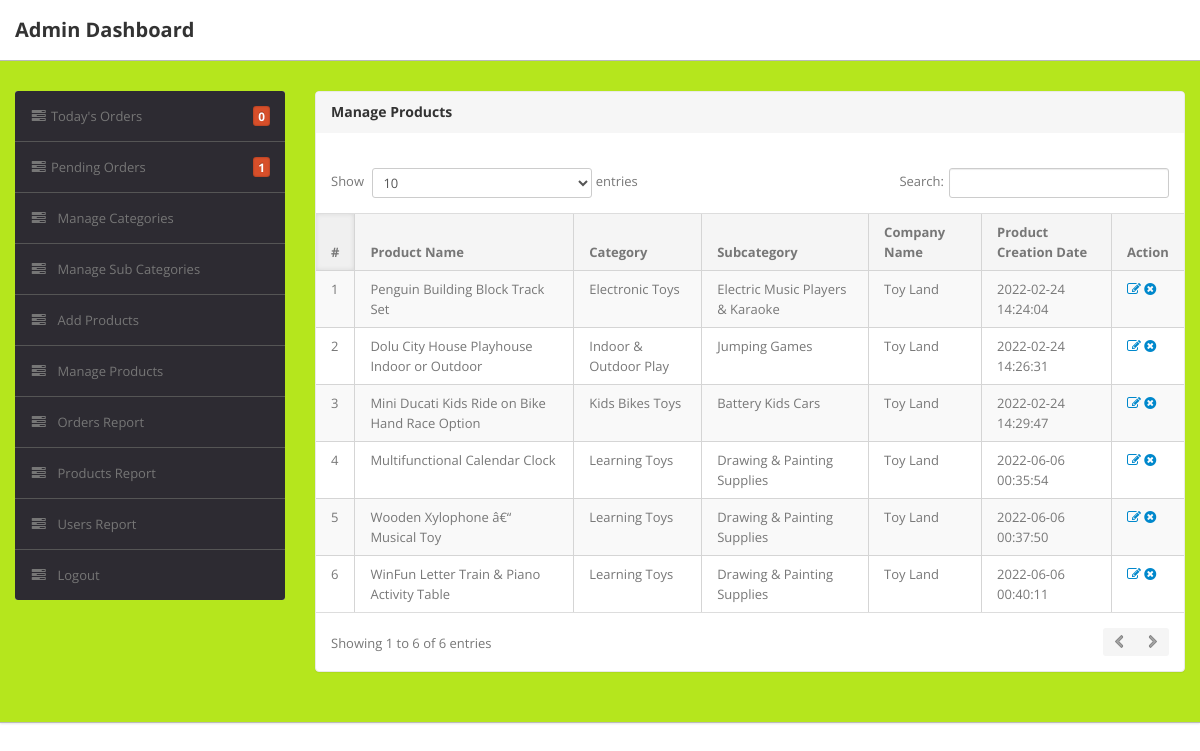
/admin/manage-products.php (signed in), run on the app's committed database.
### tables this page shows
CREATE TABLE IF NOT EXISTS `products` (
`id` int(11) NOT NULL,
  `category` int(11) NOT NULL,
  `subCategory` int(11) NOT NULL,
  `productName` varchar(255) NOT NULL,
  `productCompany` varchar(255) NOT NULL,
  `productPrice` int(11) NOT NULL,
  `productPriceBeforeDiscount` int(11) NOT NULL,
  `productDescription` longtext NOT NULL,
  `productImage1` varchar(255) NOT NULL,
  `productImage2` varchar(255) NOT NULL,
  `productImage3` varchar(255) NOT NULL,
  `shippingCharge` int(11) NOT NULL,
  `productAvailability` varchar(255) NOT NULL,
  `postingDate` timestamp NOT NULL DEFAULT CURRENT_TIMESTAMP,
  `updationDate` varchar(255) NOT NULL
);

CREATE TABLE IF NOT EXISTS `category` (
`id` int(11) NOT NULL,
  `categoryName` varchar(255) NOT NULL,
  `categoryDescription` longtext NOT NULL,
  `creationDate` timestamp NOT NULL DEFAULT CURRENT_TIMESTAMP,
  `updationDate` varchar(255) NOT NULL
);

CREATE TABLE IF NOT EXISTS `subcategory` (
`id` int(11) NOT NULL,
  `categoryid` int(11) NOT NULL,
  `subcategory` varchar(255) NOT NULL,
  `creationDate` timestamp NOT NULL DEFAULT CURRENT_TIMESTAMP,
  `updationDate` varchar(255) NOT NULL
);

### admin/manage-products.php (the view, shortened to what this page needs)
<?php
if(strlen($_SESSION['alogin'])==0)
	{
header('location:index.php');
}
else{
?>
<!DOCTYPE html>
<html lang="en">
<head>
	<link type="text/css" href="bootstrap/css/bootstrap.min.css" rel="stylesheet">
	<link type="text/css" href="bootstrap/css/bootstrap-responsive.min.css" rel="stylesheet">
	<link type="text/css" href="css/theme.css" rel="stylesheet">
	<link type="text/css" href="images/icons/css/font-awesome.css" rel="stylesheet">
</head>
<body>
<?php include('include/header.php');?>
	<div class="wrapper">
		<div class="container">
			<div class="row">
<?php include('include/sidebar.php');?>
			<div class="span9">
					<div class="content">
	<div class="module">
							<div class="module-head">
								<h3>Manage Products</h3>
							</div>
							<div class="module-body table">
									<br />
								<table cellpadding="0" cellspacing="0" border="0" class="datatable-1 table table-bordered table-striped	 display" width="100%">
									<thead>
										<tr>
											<th>#</th>
											<th>Product Name</th>
											<th>Category </th>
											<th>Subcategory</th>
											<th>Company Name</th>
											<th>Product Creation Date</th>
											<th>Action</th>
										</tr>
									</thead>
									<tbody>
<?php $query=mysql_query("select products.*,category.categoryName,subcategory.subcategory from products join category on category.id=products.category join subcategory on subcategory.id=products.subCategory");
$cnt=1;
while($row=mysql_fetch_array($query))
{
?>
										<tr>
											<td><?php echo htmlentities($cnt);?></td>
											<td><?php echo htmlentities($row['productName']);?></td>
											<td><?php echo htmlentities($row['categoryName']);?></td>
											<td> <?php echo htmlentities($row['subcategory']);?></td>
											<td><?php echo htmlentities($row['productCompany']);?></td>
											<td><?php echo htmlentities($row['postingDate']);?></td>
											<td>
											<a href="edit-products.php?id=<?php echo $row['id']?>" ><i class="icon-edit"></i></a>
											<a href="manage-products.php?id=<?php echo $row['id']?>&del=delete" onClick="return confirm('Are you sure you want to delete?')"><i class="icon-remove-sign"></i></a></td>
										</tr>
										<?php $cnt=$cnt+1; } ?>
								</table>
							</div>
						</div>
					</div>
				</div>
			</div>
		</div>
	</div>
</body>
<?php } ?>

### data on the page
products: productName "Penguin Building Block Track Set", category.categoryName "Electronic Toys", subcategory.subcategory "Electric Music Players & Karaoke", productCompany "Toy Land", postingDate "2022-02-24 14:24:04"
products: productName "Dolu City House Playhouse Indoor or Outdoor", category.categoryName "Indoor & Outdoor Play", subcategory.subcategory "Jumping Games", productCompany "Toy Land", postingDate "2022-02-24 14:26:31"
products: productName "Mini Ducati Kids Ride on Bike Hand Race Option", category.categoryName "Kids Bikes Toys", subcategory.subcategory "Battery Kids Cars", productCompany "Toy Land", postingDate "2022-02-24 14:29:47"
products: productName "Multifunctional Calendar Clock", category.categoryName "Learning Toys", subcategory.subcategory "Drawing & Painting Supplies", productCompany "Toy Land", postingDate "2022-06-06 00:35:54"
products: productName "Wooden Xylophone â€“ Musical Toy", category.categoryName "Learning Toys", subcategory.subcategory "Drawing & Painting Supplies", productCompany "Toy Land", postingDate "2022-06-06 00:37:50"
products: productName "WinFun Letter Train & Piano Activity Table", category.categoryName "Learning Toys", subcategory.subcategory "Drawing & Painting Supplies", productCompany "Toy Land", postingDate "2022-06-06 00:40:11"

### other printed values
$num_rows1 "0"
$num "1"
